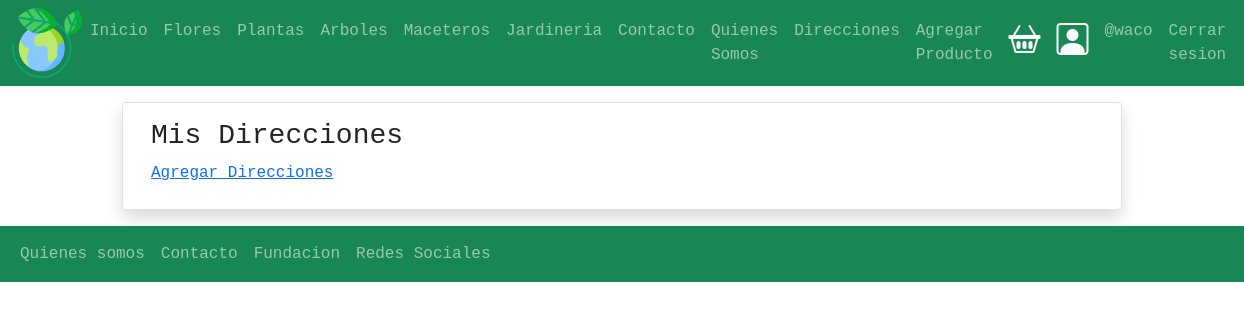
The page /direcciones/ (signed in) on the database as committed earlier.
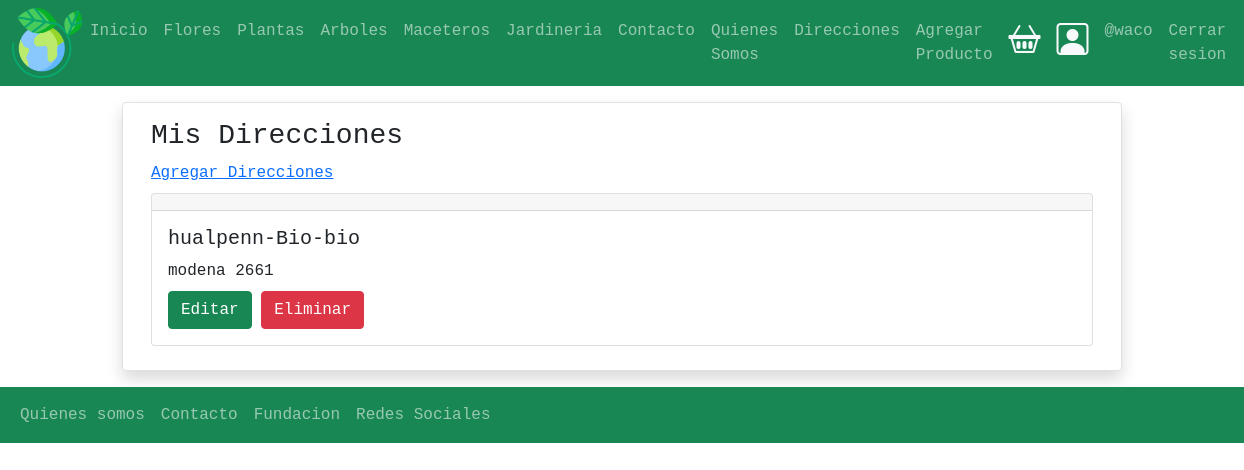
The same page on the database as committed later.
### direccion_envio/models.py (models this page shows, shortened)
class DireccionEnvio(models.Model):
    user = models.ForeignKey(User, null=False, blank=False, on_delete=models.CASCADE)
    envio1 = models.CharField(max_length=200)
    ciudad = models.CharField(max_length=100)
    region = models.CharField(max_length=100)
    creacion = models.DateTimeField(auto_now_add=True)
    @property
    def direcciones(self):
        return '{}-{}'.format(self.ciudad, self.region)

### direccion_envio/views.py (the view)
# urls.py: path('',views.DireccionEnviosListView.as_view(), name='direccion_envio'),
class DireccionEnviosListView(LoginRequiredMixin,ListView):
    login_url = 'login'
    modelo = DireccionEnvio
    template_name = 'direccion_envio/direccion_envio.html'
    def get_queryset(self):
        return DireccionEnvio.objects.filter(user = self.request.user)

### direccion_envio/templates/direccion_envio/direccion_envio.html
{% extends 'base.html' %}
{% block contenido %}
<div class="container">
    <div class="row p-3 mt-3 border rounded shadow mb-3">
        <div class="col-xs-4">
            <h3> Mis Direcciones</h3>
            <a href="{% url 'direccion_envio:crear' %}"> Agregar Direcciones</a>
            <div class="mt-2">
                {% for direccion_envio in object_list %}
                <div class="mt-2 mb-2">
                    {% include 'direccion_envio/snippets/direccion_envio.html' with edit=True %}
                </div>
                {% endfor %}
            </div>
        </div>
    </div>
</div>
{% endblock contenido %}

### direccion_envio/templates/direccion_envio/snippets/direccion_envio.html
<div class="card ">
    <h5 class="card-header"></h5>
    <div class="card-body">
        <h5 class="card-title"> {{ direccion_envio.direcciones }}</h5>
        <div class="card-title">
            {{ direccion_envio.envio1}}
        </div>
        {% if edit %}
        <div class="mt-2">
            <a href="{% url  'direccion_envio:update'  direccion_envio.pk %}" class=" btn btn-success">Editar</a>
            <a href="{% url  'direccion_envio:borrar'  direccion_envio.pk %}" class=" btn btn-danger">Eliminar</a>
        </div>
        {% endif %}
    </div>
</div>

Rows that differ between the two databases and show on the page:
added DireccionEnvio: direcciones "hualpenn-Bio-bio", envio1 "modena 2661"
